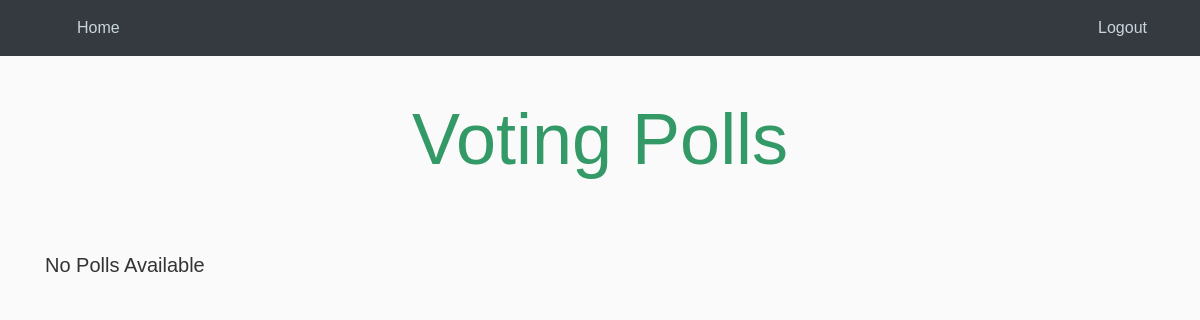
/ (signed in), run on an earlier commit of the app's database.
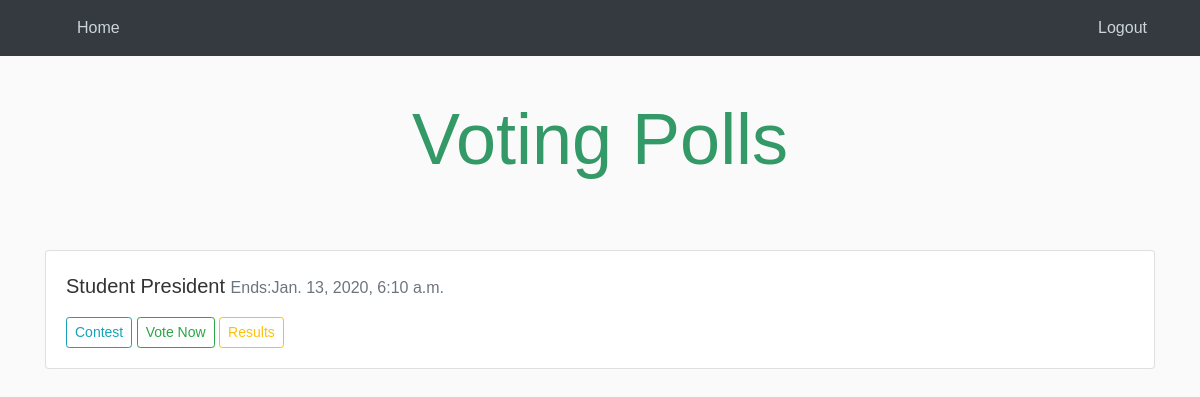
And on a later commit of the database.
### VotingApp/models.py (models this page shows, shortened)
class Poll(models.Model):
    poll_text = models.CharField(max_length=200)
    start_date = models.DateTimeField(default=timezone.now)
    end_date = models.DateTimeField()
    @property
    def is_past_due(self):
        return timezone.now() > self.end_date

### VotingApp/views.py (the view)
# urls.py: path('', views.home, name='home'),
def home(request):
    latest_poll_list = Poll.objects.order_by('-start_date')[:5]
    context = {'latest_poll_list': latest_poll_list}
    return render(request, 'VotingApp/home.html', context)

### templates/VotingApp/home.html (shortened to what this page needs)
{% extends 'base.html' %}
{% block content %}
<div class="container">
    <h1 class="text-center display-3">Voting Polls</h1>
    <br>
    <br>
    {% if latest_poll_list %}
    {% for poll in latest_poll_list %}
    <div class="card mb-3">
        <div class="card-body">
            <p class="lead">
                {{ poll.poll_text }}
                <small class="text-muted">Ends:{{poll.end_date}}</small>
            </p>
            {% if poll.is_past_due %}
            <p class="lead">Voting is Closed</p>
            {% else %}
            {% if user.is_authenticated %}
            <a class="btn btn-outline-info btn-sm" href="{% url 'VotingApp:add' poll.id %}">Contest</a>
            <a class="btn btn-outline-success btn-sm" href="{% url 'VotingApp:detail' poll.id %}">Vote Now</a>
            {% endif %}
            {% endif %}
            <a class="btn btn-outline-warning btn-sm" href="{% url 'VotingApp:results' poll.id %}">Results</a>
        </div>
    </div>
    {% endfor %}
    {% else %}
    <p class="lead">No Polls Available</p>
    {% endif %}
</div>
{% endblock content %}

### templates/base.html (shortened to what this page needs)
{% load static %}
<!DOCTYPE html>
<html lang="en">
<head>
    <link rel="stylesheet" href="https://stackpath.bootstrapcdn.com/bootstrap/4.4.1/css/bootstrap.min.css"
>
    <link rel="stylesheet" type="text/css" href="{% static 'VotingApp/main.css' %}">
</head>
<body>
    {% include 'navigation.html' %}
    {% block content %}{% endblock content %}
</body>
</html>

### templates/navigation.html (shortened to what this page needs)
<header class="site-header">
  <nav class="navbar navbar-expand-md navbar-light bg-dark">
    <div class="container">
      <div class="collapse navbar-collapse" id="navbarToggle">
        <div class="navbar-nav mr-auto">
          <a class="nav-item nav-link" href="/">Home</a>
        </div>
        <div class="navbar-nav">
          {% if user.is_authenticated %}
          <a class="nav-item nav-link" href="{% url 'logout' %}">Logout</a>
          {% else %}
          <a class="nav-item nav-link" href="{% url 'login' %}">Login</a>
          <a class="nav-item nav-link" href="{% url 'register' %}">Register</a>
          {% endif %}
        </div>
      </div>
    </div>
  </nav>
</header>

### VotingApp/static/VotingApp/main.css (style rules this page uses)
body { background: #fafafa; color: #333333; font-family: sans-serif; font-weight: 100; }
h1, h2, h3, h4, h5, h6 { color: #444444; }
.site-header .navbar-nav .nav-link { color: #cbd5db; }
h1 { color: #396; font-weight: 100; font-size: 40px; margin: 40px 0px 20px; }

What changed in the data, as far as the page shows it:
added Poll: poll_text "Student President", end_date "Jan. 13, 2020, 6:10 a.m.", shows "Contest"
Also different on the page:
text no longer shown: "No Polls Available"
